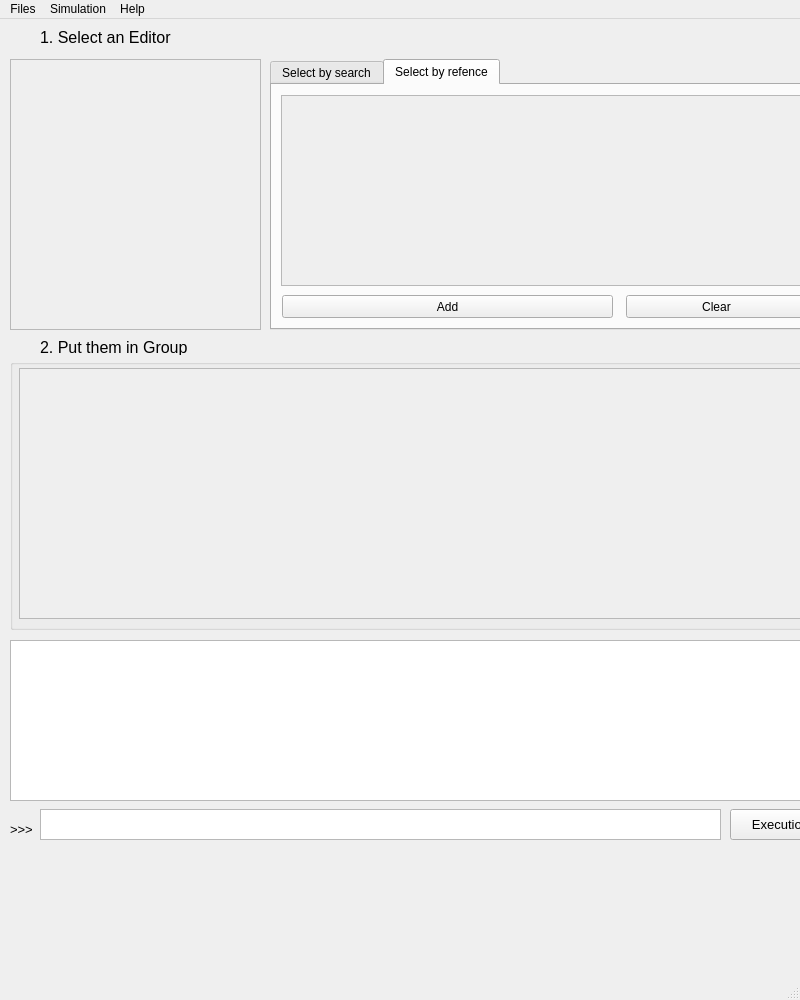
<?xml version="1.0" encoding="UTF-8"?>
<ui version="4.0">
 <class>MainWindow</class>
 <widget class="QMainWindow" name="MainWindow">
  <property name="geometry">
   <rect>
    <x>0</x>
    <y>0</y>
    <width>800</width>
    <height>1000</height>
   </rect>
  </property>
  <property name="windowTitle">
   <string>EpeditorW 0.1.0</string>
  </property>
  <widget class="QWidget" name="centralwidget">
   <widget class="QScrollArea" name="IDFEditorDumpArea">
    <property name="geometry">
     <rect>
      <x>10</x>
      <y>40</y>
      <width>251</width>
      <height>271</height>
     </rect>
    </property>
    <property name="widgetResizable">
     <bool>true</bool>
    </property>
    <widget class="QWidget" name="scrollAreaWidgetContents">
     <property name="geometry">
      <rect>
       <x>0</x>
       <y>0</y>
       <width>249</width>
       <height>269</height>
      </rect>
     </property>
    </widget>
   </widget>
   <widget class="QTabWidget" name="tabWidget">
    <property name="geometry">
     <rect>
      <x>270</x>
      <y>40</y>
      <width>561</width>
      <height>271</height>
     </rect>
    </property>
    <property name="currentIndex">
     <number>1</number>
    </property>
    <widget class="QWidget" name="tab_search">
     <property name="cursor">
      <cursorShape>CrossCursor</cursorShape>
     </property>
     <attribute name="title">
      <string>Select by search</string>
     </attribute>
     <widget class="QLineEdit" name="classText">
      <property name="geometry">
       <rect>
        <x>60</x>
        <y>10</y>
        <width>121</width>
        <height>20</height>
       </rect>
      </property>
     </widget>
     <widget class="QLineEdit" name="nameText">
      <property name="geometry">
       <rect>
        <x>230</x>
        <y>10</y>
        <width>131</width>
        <height>20</height>
       </rect>
      </property>
     </widget>
     <widget class="QLineEdit" name="fieldText">
      <property name="geometry">
       <rect>
        <x>410</x>
        <y>10</y>
        <width>131</width>
        <height>20</height>
       </rect>
      </property>
     </widget>
     <widget class="QLabel" name="label_class">
      <property name="geometry">
       <rect>
        <x>10</x>
        <y>10</y>
        <width>51</width>
        <height>21</height>
       </rect>
      </property>
      <property name="text">
       <string>CLASS</string>
      </property>
     </widget>
     <widget class="QLabel" name="label_name">
      <property name="geometry">
       <rect>
        <x>190</x>
        <y>10</y>
        <width>41</width>
        <height>21</height>
       </rect>
      </property>
      <property name="text">
       <string>NAME</string>
      </property>
     </widget>
     <widget class="QLabel" name="label_field">
      <property name="geometry">
       <rect>
        <x>370</x>
        <y>10</y>
        <width>51</width>
        <height>21</height>
       </rect>
      </property>
      <property name="text">
       <string>FIELD</string>
      </property>
     </widget>
     <widget class="QScrollArea" name="scrollArea_2">
      <property name="geometry">
       <rect>
        <x>9</x>
        <y>39</y>
        <width>531</width>
        <height>161</height>
       </rect>
      </property>
      <property name="widgetResizable">
       <bool>true</bool>
      </property>
      <widget class="QWidget" name="scrollAreaWidgetContents_2">
       <property name="geometry">
        <rect>
         <x>0</x>
         <y>0</y>
         <width>529</width>
         <height>159</height>
        </rect>
       </property>
       <widget class="QWidget" name="gridLayoutWidget">
        <property name="geometry">
         <rect>
          <x>10</x>
          <y>10</y>
          <width>491</width>
          <height>341</height>
         </rect>
        </property>
        <layout class="QGridLayout" name="SearchResultLayout"/>
       </widget>
      </widget>
     </widget>
     <widget class="QPushButton" name="addbutton">
      <property name="geometry">
       <rect>
        <x>10</x>
        <y>210</y>
        <width>531</width>
        <height>23</height>
       </rect>
      </property>
      <property name="text">
       <string>Add</string>
      </property>
     </widget>
    </widget>
    <widget class="QWidget" name="tab_node">
     <attribute name="title">
      <string>Select by refence</string>
     </attribute>
     <widget class="QPushButton" name="addButtonNode">
      <property name="geometry">
       <rect>
        <x>10</x>
        <y>210</y>
        <width>331</width>
        <height>23</height>
       </rect>
      </property>
      <property name="text">
       <string>Add</string>
      </property>
     </widget>
     <widget class="QScrollArea" name="scrollAreaNode">
      <property name="geometry">
       <rect>
        <x>9</x>
        <y>10</y>
        <width>531</width>
        <height>191</height>
       </rect>
      </property>
      <property name="widgetResizable">
       <bool>true</bool>
      </property>
      <widget class="QWidget" name="scrollAreaNodeContents">
       <property name="geometry">
        <rect>
         <x>0</x>
         <y>0</y>
         <width>529</width>
         <height>189</height>
        </rect>
       </property>
      </widget>
     </widget>
     <widget class="QPushButton" name="clearbuttonNode">
      <property name="geometry">
       <rect>
        <x>354</x>
        <y>210</y>
        <width>181</width>
        <height>23</height>
       </rect>
      </property>
      <property name="text">
       <string>Clear</string>
      </property>
     </widget>
    </widget>
   </widget>
   <widget class="QGroupBox" name="EditorProcessingArea">
    <property name="geometry">
     <rect>
      <x>10</x>
      <y>340</y>
      <width>821</width>
      <height>271</height>
     </rect>
    </property>
    <widget class="QScrollArea" name="scrollArea">
     <property name="geometry">
      <rect>
       <x>9</x>
       <y>9</y>
       <width>801</width>
       <height>251</height>
      </rect>
     </property>
     <property name="widgetResizable">
      <bool>true</bool>
     </property>
     <widget class="QWidget" name="ProcessingAreaWidget">
      <property name="geometry">
       <rect>
        <x>0</x>
        <y>0</y>
        <width>799</width>
        <height>249</height>
       </rect>
      </property>
     </widget>
    </widget>
   </widget>
   <widget class="QTextBrowser" name="textBrowser">
    <property name="geometry">
     <rect>
      <x>10</x>
      <y>621</y>
      <width>821</width>
      <height>161</height>
     </rect>
    </property>
   </widget>
   <widget class="QTextEdit" name="exectext">
    <property name="geometry">
     <rect>
      <x>40</x>
      <y>790</y>
      <width>681</width>
      <height>31</height>
     </rect>
    </property>
   </widget>
   <widget class="QPushButton" name="exec">
    <property name="geometry">
     <rect>
      <x>730</x>
      <y>790</y>
      <width>101</width>
      <height>31</height>
     </rect>
    </property>
    <property name="font">
     <font>
      <pointsize>10</pointsize>
     </font>
    </property>
    <property name="text">
     <string>Execution</string>
    </property>
   </widget>
   <widget class="QLabel" name="exec_lable">
    <property name="geometry">
     <rect>
      <x>10</x>
      <y>800</y>
      <width>31</width>
      <height>21</height>
     </rect>
    </property>
    <property name="font">
     <font>
      <pointsize>10</pointsize>
     </font>
    </property>
    <property name="text">
     <string>&gt;&gt;&gt;</string>
    </property>
   </widget>
   <widget class="QTitle" name="SelectTheEditor">
    <property name="geometry">
     <rect>
      <x>40</x>
      <y>10</y>
      <width>261</width>
      <height>16</height>
     </rect>
    </property>
    <property name="font">
     <font>
      <pointsize>12</pointsize>
     </font>
    </property>
    <property name="text">
     <string>1. Select an Editor</string>
    </property>
   </widget>
   <widget class="QTitle" name="PutthemintoGroup">
    <property name="geometry">
     <rect>
      <x>40</x>
      <y>320</y>
      <width>311</width>
      <height>16</height>
     </rect>
    </property>
    <property name="font">
     <font>
      <pointsize>12</pointsize>
     </font>
    </property>
    <property name="text">
     <string>2. Put them in Group</string>
    </property>
   </widget>
  </widget>
  <widget class="QMenuBar" name="manubar">
   <property name="geometry">
    <rect>
     <x>0</x>
     <y>0</y>
     <width>800</width>
     <height>23</height>
    </rect>
   </property>
   <widget class="QMenu" name="menuFiles">
    <property name="title">
     <string>Files</string>
    </property>
    <addaction name="actionImport_Baseline_IDF"/>
    <addaction name="actionSave"/>
    <addaction name="actionSave_As"/>
    <addaction name="actionLoad"/>
    <addaction name="separator"/>
    <addaction name="actionOpen_IDD_Folder"/>
    <addaction name="actionOpen_Result_Folder"/>
    <addaction name="actionOpen_Project_Folder"/>
   </widget>
   <widget class="QMenu" name="menuHelp">
    <property name="title">
     <string>Help</string>
    </property>
    <addaction name="actionPythonDocument"/>
    <addaction name="actionReadMe"/>
    <addaction name="actionIDFReference"/>
    <addaction name="actionAbout"/>
   </widget>
   <widget class="QMenu" name="menuSimulation">
    <property name="title">
     <string>Simulation</string>
    </property>
    <addaction name="actionExport_Simulation_Params"/>
    <addaction name="actionSimulation"/>
    <addaction name="separator"/>
    <addaction name="actionSet_Result_Filder"/>
    <addaction name="actionExport_Select_Results"/>
   </widget>
   <addaction name="menuFiles"/>
   <addaction name="menuSimulation"/>
   <addaction name="menuHelp"/>
  </widget>
  <widget class="QStatusBar" name="statusbar"/>
  <action name="actionImport_Baseline_IDF">
   <property name="text">
    <string>Import Baseline IDF...</string>
   </property>
  </action>
  <action name="actionSave">
   <property name="text">
    <string>Save...</string>
   </property>
  </action>
  <action name="actionSave_As">
   <property name="text">
    <string>Save As...</string>
   </property>
  </action>
  <action name="actionLoad">
   <property name="text">
    <string>Load...</string>
   </property>
  </action>
  <action name="actionOpen_IDD_Folder">
   <property name="text">
    <string>Open IDD Folder</string>
   </property>
  </action>
  <action name="actionOpen_Result_Folder">
   <property name="text">
    <string>Open Result Folder</string>
   </property>
  </action>
  <action name="actionOpen_Project_Folder">
   <property name="text">
    <string>Open Project Folder</string>
   </property>
  </action>
  <action name="actionReadMe">
   <property name="text">
    <string>ReadMe!</string>
   </property>
  </action>
  <action name="actionIDFReference">
   <property name="text">
    <string>IDFReference</string>
   </property>
  </action>
  <action name="actionAbout">
   <property name="text">
    <string>About...</string>
   </property>
  </action>
  <action name="actionPythonDocument">
   <property name="text">
    <string>PythonDocument</string>
   </property>
  </action>
  <action name="actionExport_Simulation_Params">
   <property name="text">
    <string>Export Simulation Params...</string>
   </property>
  </action>
  <action name="actionSimulation">
   <property name="text">
    <string>Simulation...</string>
   </property>
  </action>
  <action name="actionSet_Result_Filder">
   <property name="text">
    <string>Set Result Folder</string>
   </property>
  </action>
  <action name="actionExport_Select_Results">
   <property name="text">
    <string>Export Select Results...</string>
   </property>
  </action>
 </widget>
 <customwidgets>
  <customwidget>
   <class>QTitle</class>
   <extends>QLabel</extends>
   <header>qtitle.h</header>
  </customwidget>
 </customwidgets>
 <resources/>
 <connections/>
</ui>
